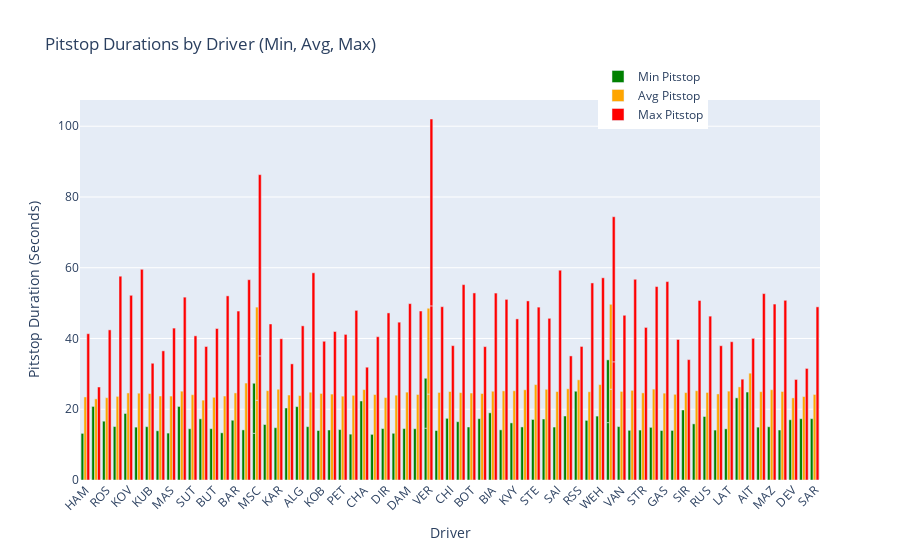

Source (notebook cell):
### Code cell
# Plotting the pitstop durations by driver
driver_codes = df_pitstop_summary['code']
min_pitstops = df_pitstop_summary['Min Pitstop']
avg_pitstops = df_pitstop_summary['Avg Pitstop']
max_pitstops = df_pitstop_summary['Max Pitstop']

fig = go.Figure()

fig.add_trace(go.Bar(x=driver_codes, y=min_pitstops, name='Min Pitstop', marker_color='green'))
fig.add_trace(go.Bar(x=driver_codes, y=avg_pitstops, name='Avg Pitstop', marker_color='orange'))
fig.add_trace(go.Bar(x=driver_codes, y=max_pitstops, name='Max Pitstop', marker_color='red'))

fig.update_layout(
    xaxis_title='Driver',
    yaxis_title='Pitstop Duration (Seconds)',
    title='Pitstop Durations by Driver (Min, Avg, Max)',
    barmode='group',
    legend=dict(x=0.7, y=1.1),
    xaxis_tickangle=-45 
)

fig.show()

### Figure 1 — Plotly figure (JSON) as saved in the notebook; plotly's stock layout.template omitted (floating-point values rounded to 4 significant figures)
{"data": [{"marker": {"color": "green"}, "name": "Min Pitstop", "type": "bar", "x": ["HAM", "HEI", "ROS", "ALO", "KOV", "RAI", "KUB", "GLO", "MAS", "TRU", "SUT", "WEB", "BUT", "VET", "BAR", "LIU", "MSC", "DLR", "KAR", "BUE", "ALG", "GRO", "KOB", "HUL", "PET", "SEN", "CHA", "MAL", "DIR", "PER", "DAM", "RIC", "VER", "PIC", "CHI", "GUT", "BOT", "VDG", "BIA", "MAG", "KVY", "ERI", "STE", "VER", "NAS", "SAI", "MER", "RSS", "PAL", "WEH", "HAR", "VAN", "OCO", "STR", "GIO", "GAS", "HAR", "LEC", "SIR", "NOR", "RUS", "ALB", "LAT", "FIT", "AIT", "TSU", "MAZ", "MSC", "ZHO", "DEV", "PIA", "SAR"], "y": [13.17, 20.8, 16.62, 15.1, 18.8, 14.94, 15.07, 13.91, 13.26, 20.79, 14.49, 17.29, 14.5, 13.34, 16.89, 14.16, 13.2, 15.68, 14.78, 20.36, 20.74, 15.07, 13.99, 14.13, 14.25, 12.96, 22.33, 12.9, 14.54, 13.2, 14.54, 14.49, 14.64, 13.98, 17.43, 16.48, 14.98, 17.34, 18.99, 14.18, 16.14, 15.0, 17.12, 14.11, 17.23, 14.97, 18.09, 25.09, 16.85, 18.06, 16.22, 15.1, 14.04, 14.12, 14.88, 13.97, 17.74, 14.01, 19.79, 15.87, 17.95, 14.11, 14.46, 23.22, 24.86, 14.94, 15.05, 14.14, 14.13, 17.03, 17.32, 17.34]}, {"marker": {"color": "orange"}, "name": "Avg Pitstop", "type": "bar", "x": ["HAM", "HEI", "ROS", "ALO", "KOV", "RAI", "KUB", "GLO", "MAS", "TRU", "SUT", "WEB", "BUT", "VET", "BAR", "LIU", "MSC", "DLR", "KAR", "BUE", "ALG", "GRO", "KOB", "HUL", "PET", "SEN", "CHA", "MAL", "DIR", "PER", "DAM", "RIC", "VER", "PIC", "CHI", "GUT", "BOT", "VDG", "BIA", "MAG", "KVY", "ERI", "STE", "VER", "NAS", "SAI", "MER", "RSS", "PAL", "WEH", "HAR", "VAN", "OCO", "STR", "GIO", "GAS", "HAR", "LEC", "SIR", "NOR", "RUS", "ALB", "LAT", "FIT", "AIT", "TSU", "MAZ", "MSC", "ZHO", "DEV", "PIA", "SAR"], "y": [23.48, 22.93, 23.27, 23.64, 24.61, 24.54, 24.43, 23.74, 23.72, 25.11, 24.11, 22.57, 23.38, 23.74, 24.62, 27.4, 22.54, 25.25, 25.66, 24.02, 23.86, 24.81, 24.47, 24.29, 23.69, 23.94, 25.56, 24.16, 23.3, 23.98, 24.84, 24.17, 24.29, 24.75, 25.02, 24.7, 24.58, 24.44, 25.09, 25.18, 25.21, 25.51, 26.97, 24.25, 25.64, 25.0, 25.78, 28.32, 24.95, 26.96, 25.67, 25.04, 25.34, 24.63, 25.69, 24.55, 23.99, 24.22, 24.71, 25.24, 24.75, 24.33, 25.12, 26.32, 30.19, 24.96, 25.52, 26.33, 25.02, 23.22, 23.58, 24.18]}, {"marker": {"color": "red"}, "name": "Max Pitstop", "type": "bar", "x": ["HAM", "HEI", "ROS", "ALO", "KOV", "RAI", "KUB", "GLO", "MAS", "TRU", "SUT", "WEB", "BUT", "VET", "BAR", "LIU", "MSC", "DLR", "KAR", "BUE", "ALG", "GRO", "KOB", "HUL", "PET", "SEN", "CHA", "MAL", "DIR", "PER", "DAM", "RIC", "VER", "PIC", "CHI", "GUT", "BOT", "VDG", "BIA", "MAG", "KVY", "ERI", "STE", "VER", "NAS", "SAI", "MER", "RSS", "PAL", "WEH", "HAR", "VAN", "OCO", "STR", "GIO", "GAS", "HAR", "LEC", "SIR", "NOR", "RUS", "ALB", "LAT", "FIT", "AIT", "TSU", "MAZ", "MSC", "ZHO", "DEV", "PIA", "SAR"], "y": [41.35, 26.28, 42.43, 57.6, 52.21, 59.55, 33.0, 36.5, 42.93, 51.68, 40.75, 37.73, 42.81, 52.04, 47.75, 56.61, 35.08, 44.1, 39.92, 32.83, 43.57, 58.56, 39.21, 41.97, 41.15, 47.94, 31.88, 40.51, 47.23, 44.61, 49.85, 47.76, 49.22, 48.98, 37.98, 55.22, 52.87, 37.7, 52.84, 51.05, 45.54, 50.62, 48.86, 52.82, 45.7, 59.29, 35.07, 37.75, 55.7, 57.15, 33.41, 46.56, 56.73, 43.12, 54.67, 56.08, 41.01, 39.72, 34.02, 50.74, 46.31, 37.95, 39.08, 28.5, 40.03, 52.68, 49.73, 51.22, 50.79, 28.41, 31.53, 48.94]}], "layout": {"barmode": "group", "legend": {"x": 0.7, "y": 1.1}, "title": {"text": "Pitstop Durations by Driver (Min, Avg, Max)"}, "xaxis": {"tickangle": -45, "title": {"text": "Driver"}}, "yaxis": {"title": {"text": "Pitstop Duration (Seconds)"}}}}
